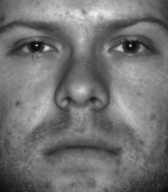
#> input picture data/data/CroppedYaleB/yaleB01/yaleB01_P00A+000E+00.pgm, 168 x 192 px, found by its file name; its folder holds only this picture in this run
$ jupyter execute --allow-errors assignment_5328_final_submit.ipynb
#> lines starting #> are read from the running program, lines starting #| are printed output that depends on the picture
## COMP5328 - Advanced Machine Learning
## Assignment 1: Non-negative Matrix Factorization
----------------------------------------------------------------------------------------

**5328-2025-S2-Assignment 2**

**student information**

         student id , Name, Unikey
student 1:  550888028, Jiawen Feng, jfen0381

student 2:  540560976, Xingchen Liu,  xliu0101

student 3:  540956939,  Dongqing Hu,  dohu0978

student 4:  540561135, Yitian Zhang, yzha0290

## 1. Load Dataset

### 1.0 Data Folder

[cell 1]
import os, warnings
os.environ["OMP_NUM_THREADS"] = "2"   #for all devices
warnings.filterwarnings(
    "ignore",
    message="KMeans is known to have a memory leak on Windows with MKL",
    category=UserWarning
)
#set file index
p =2

[cell 2]
# # The structure of data folder.
# !ls -l data

### 1.1 Load ORL Dataset and Extended YaleB Dataset.
+ ORL dataset contains ten different images of each of 40 distinct subjects. For some subjects, the images were taken at different times, varying the lighting, facial expressions (open / closed eyes, smiling / not smiling) and facial details (glasses / no glasses). All the images were taken against a dark homogeneous background with the subjects in an upright, frontal position (with tolerance for some side movement). The size of each image is 92x112 pixels, with 256 grey levels per pixel. To further reduce the computation complexity, you can resize all images to 30x37 pixels.

+ Extended YaleB dataset contains 2414 images of 38 human subjects under 9 poses and 64 illumination conditions. All images are manually aligned, cropped, and then resized to 168x192 pixels. To further reduce the computation complexity, you can resize all images to 42x48 pixels.

[cell 3]
import os
import numpy as np
from PIL import Image

#record the path to reload the origin data

def load_data(root='data/CroppedYaleB'):
    """
    Load ORL (or Extended YaleB) dataset to numpy array.

    Args:
        root: path to dataset.
        reduce: scale factor for zooming out images.

    """
    images, labels,paths = [], [],[]

    for i, person in enumerate(sorted(os.listdir(root))):

        if not os.path.isdir(os.path.join(root, person)):
            continue

        for fname in os.listdir(os.path.join(root, person)):

            # Remove background images in Extended YaleB dataset.
            if fname.endswith('Ambient.pgm'):
                continue

            if not fname.endswith('.pgm'):
                continue

            # load image.
            img = Image.open(os.path.join(root, person, fname))
            #new -record the path
            img_path = os.path.join(root, person, fname)
            img = img.convert('L') # grey image.

            # reduce computation complexity.
            # img = img.resize([s//reduce for s in img.size])

            # --- c fixed size (keeps PIL (W,H) order) ---
            root_name = os.path.basename(os.path.normpath(root)).lower()
            if 'orl' in root_name:
                img = img.resize((30, 37), resample=Image.BILINEAR)
            elif 'yaleb' in root_name or 'croppedyaleb' in root_name:
                img = img.resize((42, 48), resample=Image.BILINEAR)

            # --- normalize to [0,1] (nonnegative, NMF-safe) ---
            arr = np.asarray(img, dtype=np.float64) / 255.0
            # convert image to numpy column vector (after preprocessing).
            img = arr.reshape((-1, 1))

            #no-normalize
            img = np.asarray(img).reshape((-1,1))


            # collect data and label.
            images.append(img)
            labels.append(i)
            #collect the path
            paths.append(img_path)

    # concate all images and labels.
    images = np.concatenate(images, axis=1)
    labels = np.array(labels)

    return images, labels

## 2. Salt and Pepper + Visualization

[cell 4]
import numpy as np
import matplotlib.pyplot as plt

#Salt and Pepper algorithm
# [16 lines left out: function add_salt_pepper_noise, not called in this run]

# Plot result.
def plot_noise_pic(V_hat,img_size,ind = None, noise_list=None):
    total = 1+len(noise_list)
    rng_init = np.random.RandomState(1)
    plt.figure(figsize=(10,4))
    plt.subplot(1, total, 1)
    plt.imshow(V_hat[:,ind].reshape(img_size[1],img_size[0]), cmap=plt.cm.gray)
    plt.title('Image(Original)')
    i = 2
    for (p, r) in noise_list:
        V_hat ,V  = add_salt_pepper_noise(V=V_hat,p=p,r=r,rng= rng_init )
        # Plot result.
        plt.subplot(1, total, i)
        plt.imshow(V[:,ind].reshape(img_size[1],img_size[0]), cmap=plt.cm.gray,vmin= 0,vmax=1)
        plt.title("p={}, r={}".format(p, r))
        i+=1
    plt.tight_layout(pad=2.0)
    plt.show()

## 3. NMF Algorithm

[cell 5]
#compute relative improvement
def relative_improvement(prev_obj, curr_obj, eps=1e-12):
    return abs(prev_obj - curr_obj) / (abs(prev_obj) + eps)

#Visualization
# [17 lines left out: function visualize_reconstruction, not called in this run]

eps = 1e-12

### 3.1 L1-NMF

[cell 6]
# [51 lines left out: function L1_nmf, not called in this run]

### 3.2 L2-NMF

For any data matrix $X$, L2-NMF finds non-negative factors $D \in \mathbb{R}^{w \times k}_{+}$ and $R \in \mathbb{R}^{k \times n}_{+}$ such that
$$
X \approx DR,
$$
by minimizing the Frobenius reconstruction error
$$
\min_{D,R \ge 0}\ \lVert X - DR \rVert_F^2 .
$$

Using multiplicative update rules (MUR), the iteration can be written as
$$
R \leftarrow R \odot \frac{D^\top X}{D^\top D R}, \qquad
D \leftarrow D \odot \frac{X R^\top}{D R R^\top},
$$
where $\odot$ denotes element-wise multiplication.

---------------------------

[cell 7]
# [30 lines left out: function L2_NMF, not called in this run]

### 3.3 L2,1-NMF

[cell 8]
# [36 lines left out: function L21_nmf, not called in this run]

### 3.4 CIM-NMF
For any data matrix $X$, CIM-NMF finds non-negative factors
$D \in \mathbb{R}_+^{d \times k}$ and
$R \in \mathbb{R}_+^{k \times n}$ such that

$$
X \approx DR,
$$

by minimizing the Correntropy-Induced Metric (CIM) reconstruction error:

$$
\min_{D,R \ge 0} \sum_{i=1}^d \sum_{j=1}^n
\left( 1 - \frac{1}{\sqrt{2\pi}\delta}
\exp\!\left(-\frac{(X_{ij} - (DR)_{ij})^2}{2\delta^2}\right) \right).
$$

---

### Multiplicative Update Rules (MUR)

Using the weight matrix

$$
W_{ij} = \frac{1}{\sqrt{2\pi}\delta}
\exp\!\left(-\frac{(X_{ij} - (DR)_{ij})^2}{2\delta^2}\right),
$$

the iteration can be written as

$$
R \leftarrow R \odot \frac{D^\top (W \odot X)}{D^\top (W \odot (DR))},
\qquad
D \leftarrow D \odot \frac{(W \odot X) R^\top}{(W \odot (DR)) R^\top},
$$

where $\odot$ denotes element-wise multiplication.

[cell 9]
# [37 lines left out: function cim_nmf, not called in this run]

## 4. Evaluation Metrics

### 4.1 Relative Reconstruction Errors (RRE)

To compare the robustness of different NMF algorithms, you can use the ```relative reconstruction errors```. Let $V$ denote the contaminated dataset (by adding noise), and $\hat{V}$
 denote the clean dataset. Let $W$ and $H$ denote the factorization results on $V$, the ``relative reconstruction errors`` then can be defined as follows:
 \begin{equation}
    RRE = \frac{ \| \hat{V} - WH \|_F }{ \| \hat{V} \|_F}.
\end{equation}

[cell 10]
# # Evaluate relative reconstruction errors.
# [5 lines left out: function RRE_calcu, not called in this run]

### 4.2 Evaluate Clustering Performance

1. Accuracy.

    $$ Acc(Y, Y_{pred}) = \frac{1}{n}\sum\limits_{i=1}^n 1\{Y_{pred}(i) == Y(i)\}$$

2. Normalized Mutual Information (NMI).

    $$ NMI(Y, Y_{pred}) = \frac{2 * I(Y, Y_{pred})}{H(Y) + H(Y_{pred})} $$

   where $ I(\cdot,\cdot) $ is mutual information and $ H(\cdot) $ is entropy.

[cell 11]
#other evaluate
from collections import Counter
from sklearn.cluster import KMeans
from sklearn.metrics import accuracy_score
from sklearn.metrics import normalized_mutual_info_score

# [18 lines left out: functions assign_cluster_label, accu_calcu, not called in this run]

## 5. Perform robust experiments

[cell 12]
#NMF algo_choice
#basic algotihm
########  L1
# [124 lines left out: functions nmf_L1, nmf_L2, nmf_L21, nmf_CIM, nmf_L21_alpha, nmf_L21_eps and 6 more, not called in this run]

[cell 13]
import pandas as pd
#Perform every combination of algorithm, noise group, randome 90%subset for 3 times
# [25 lines left out: function one_time_nmf, not called in this run]

#Pipeline for the whole project
def robost_pipeline(dataset, algos, noise_list,n_runs = 1,global_seed = 42):
    #load data
    V_hat, Y_hat = load_data(root=f"data/{dataset}")
    print(f"{dataset} dataset: X.shape = {V_hat.shape}, Y.shape = {Y_hat.shape}")

    if dataset == "ORL":
        # img_size = (92,112)
        # img_size = [i//2 for i in (92, 112)] # ORL
        img_size = (30,37)
        K = 40
    elif dataset == "CroppedYaleB":
        # img_size = (168,192)
        # img_size = [i//2 for i in (168,192)]
        img_size = (42,48)
        K= 38
    else:
        print("can not find the dataset")
    print("K:",K)

    # Noise visualization
    plot_noise_pic(V_hat, img_size, ind=50, noise_list=noise_list)

    results = []
    #wolk through all the algo
    for algo_index, algo in enumerate(algos):
        #add_noise
        for noise_index,noise in enumerate(noise_list):
            p, r = noise
            rre_results = []
            acc_results = []
            nmi_results = []
            step_results = []
            for i in range(n_runs):
                run_index = i
                local_seed =  global_seed*100+(noise_index+1)*10+run_index
                print(f"algo is {algo},noise is {noise}, iter_time is {run_index}, the local_seed is {local_seed}")

                rre, acc, nmi,step_star  = one_time_nmf(V_hat,Y_hat,algo,K,p,r,img_size,run_index,local_seed)
                rre_results.append(rre)
                acc_results.append(acc)
                nmi_results.append(nmi)
                step_results.append(step_star)
            mean_rre, std_rre = np.mean(rre_results), np.std(rre_results, ddof=1)
            mean_acc, std_acc = np.mean(acc_results), np.std(acc_results, ddof=1)
            mean_nmi, std_nmi = np.mean(nmi_results), np.std(nmi_results, ddof=1)
            mean_step, std_step = np.mean(step_results), np.std(step_results, ddof=1)

            print(f"[Algo={algo.__name__}, Noise={noise}, Run={run_index}] "
                  f"RRE={mean_rre:.4f}±{np.std(std_rre):.4f}, "
                  f"ACC={mean_acc:.4f}±{np.std(std_acc):.4f}, "
                  f"NMI={mean_nmi:.4f}±{np.std(std_nmi):.4f}")

            results.append({
                "algo": algo.__name__,
                "noise_p": p,
                "noise_r": r,
                "run_index": run_index,
                "RRE": mean_rre,
                "ACC": mean_acc,
                "NMI": mean_nmi,
                "local_seed" :local_seed,
                "final_step":mean_step
            })
    df_result = pd.DataFrame(results)

    # save
    df_result.to_csv(f"data/{dataset}_result.csv", index=False)
    print("save to results.csv")

## 6. Result
### 6.1 ORL result

[cell 14]
dataset_orl = 'ORL'

algos = [nmf_L2,nmf_L1,nmf_L21_eps,nmf_CIM_star_orl]

# algos = [nmf_L2]
noise_list = [(0.2,0.1),(0.4,0.1),(0.6,0.1)]
r = 3

#> (the rest of this cell did not finish here and is left out)


### 6.2 Yale Result

[cell 15]
algos = [nmf_L2,nmf_L1,nmf_L21_eps_alpha,nmf_CIM_star_yale]
# algos = [nmf_L2]

noise_list = [(0.2,0.1),(0.4,0.1),(0.6,0.1)]
r = 3

# df_result = robost_pipeline(dataset = dataset_orl, algos=algos, noise_list=noise_list,n_runs = r,global_seed = 42)
dataset_yale = 'CroppedYaleB'
#> (the rest of this cell did not finish here and is left out)

#> call 2 of load_data, with root = 'data/CroppedYaleB'
#> in load_data, img is the input picture: PIL image 168x192 L; min 9, max 246, mean 114.6
#> in load_data (call 2), `img = img.resize((42, 48), resample=Image.BILINEAR)`:
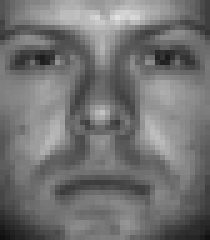
#> img: PIL image 42x48 L (shown 5 times larger); min 16, max 225, mean 114.7
#> in load_data (call 2), `img = arr.reshape((-1, 1))`: img = 2016 values, max 0.882 at index 149, min 0.0627 at index 1974, mean 0.45
#> pass 2 of the loop in load_data, `for i, person in enumerate(sorted(os.listdir(root))):`:
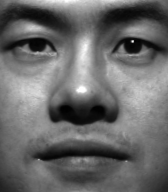
#> input picture data/data/CroppedYaleB/yaleB02/yaleB02_P00A+000E+45.pgm, 168 x 192 px, found by its file name
#> in load_data, img is the input picture: PIL image 168x192 L; min 0, max 255, mean 105.4
#> in load_data (call 2), `img = img.resize((42, 48), resample=Image.BILINEAR)`:
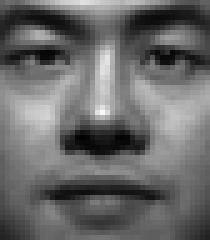
#> img: PIL image 42x48 L (shown 5 times larger); min 2, max 248, mean 105.4
#> in load_data (call 2), `img = arr.reshape((-1, 1))`: img = 2016 values, max 0.973 at index 944, min 0.00784 at index 1150, mean 0.413
#> in load_data (call 2), `images = np.concatenate(images, axis=1)`: images = 2016 pairs, first value 0.0627 to 0.882, second value 0.00784 to 0.973
#| CroppedYaleB dataset: X.shape = (2016, 2), Y.shape = (2,)
